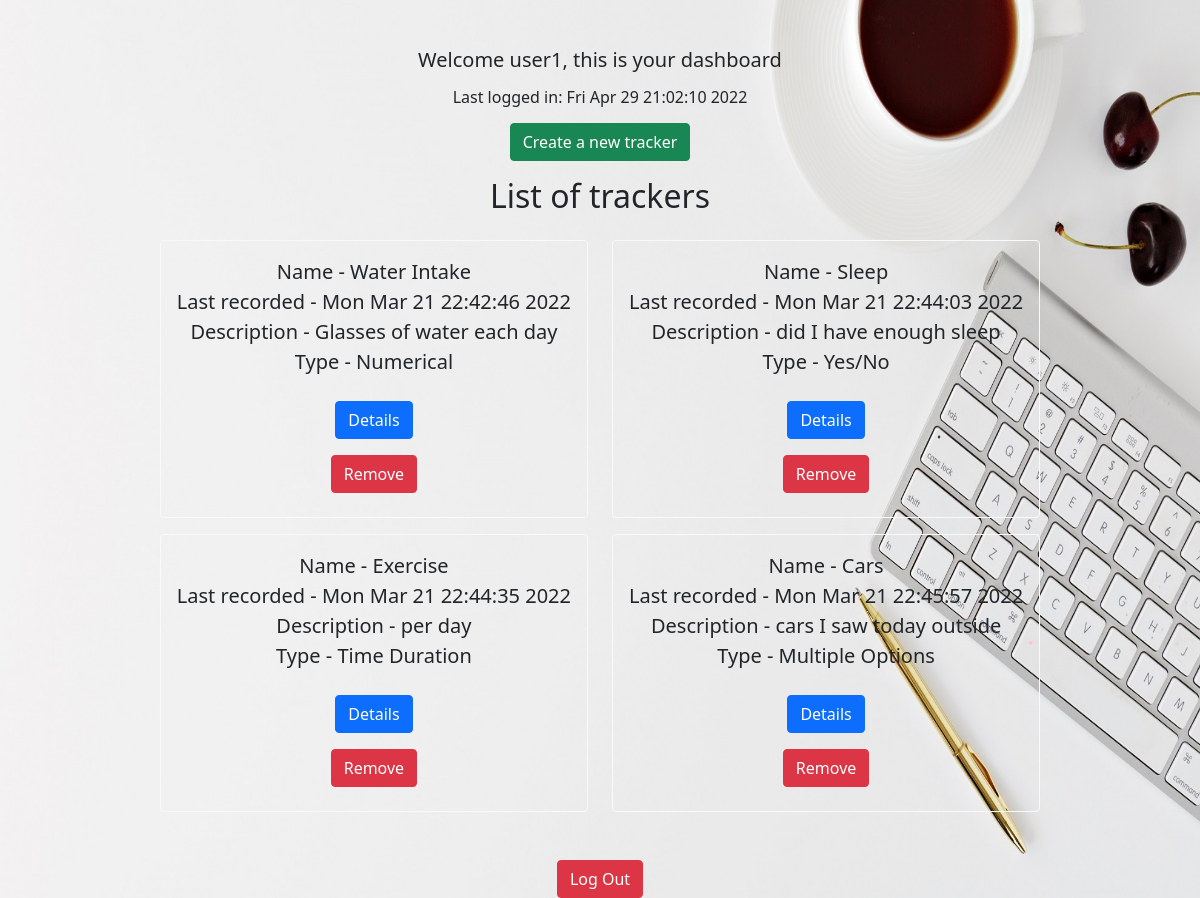
The app's page /dashboard/user1 (signed in), older data.
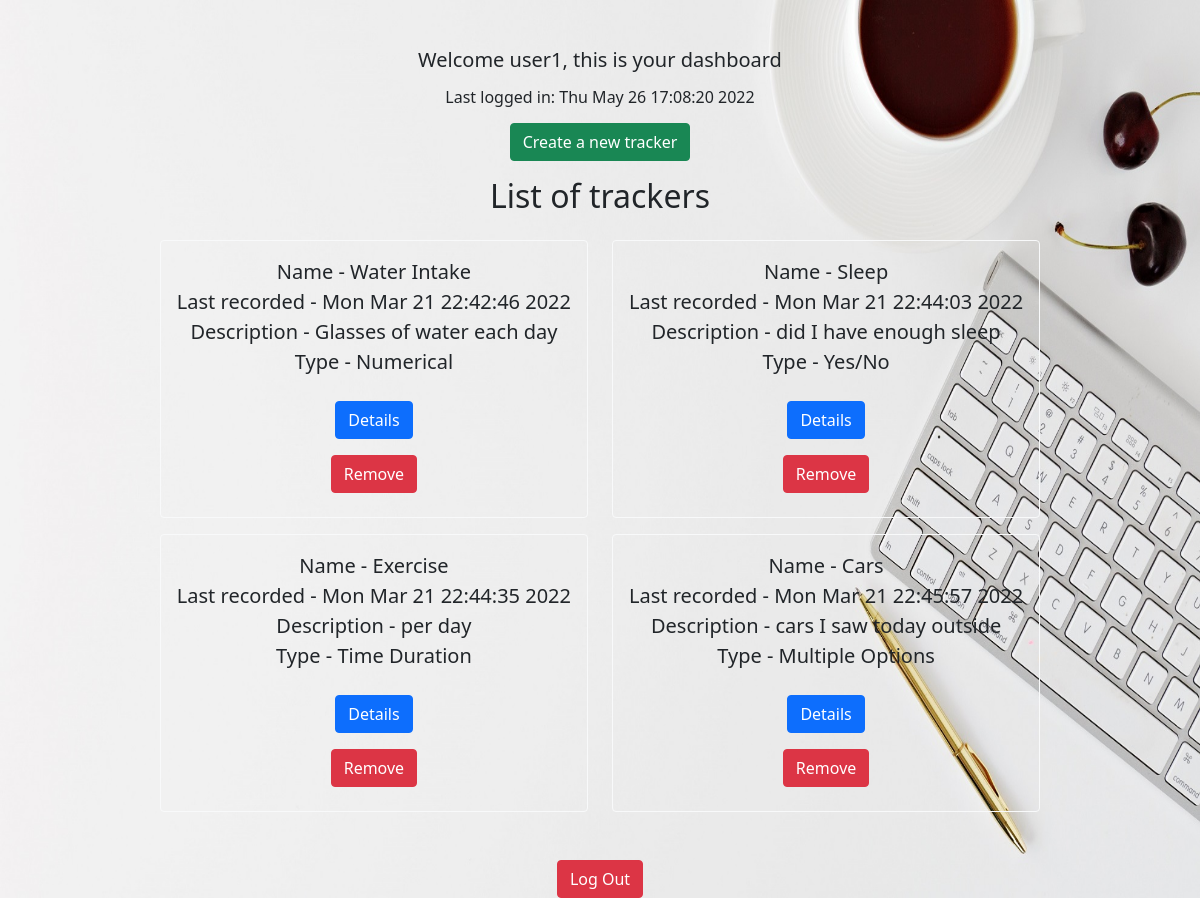
The same page, newer data.
### application/models.py (models this page shows, shortened)
class User(db.Model):
    user_id = db.Column(db.Integer, primary_key=True)
    user_name = db.Column(db.String(80), unique=True, nullable=False)
    password = db.Column(db.String(120), nullable=False)
    last_login_time = db.Column(db.String(100),nullable=False)
    trackers = db.relationship('Tracker', backref='user', lazy=True)

class Tracker(db.Model):
    tracker_id = db.Column(db.Integer, primary_key=True)
    tracker_name = db.Column(db.String(80), nullable=False)
    tracker_description = db.Column(db.String(120), nullable=False)
    tracker_type = db.Column(db.String(50),nullable=False)
    user_defined_options = db.Column(db.String(200))
    tracker_log_time = db.Column(db.String(120), nullable=False)
    user_id = db.Column(db.Integer, db.ForeignKey('user.user_id'),nullable=False)
    tracker_logs = db.relationship('Trackerlogs', backref='tracker', lazy=True)

### application/dashboard.py (the view)
@app.route("/dashboard/<user_name>")
def dashboard(user_name):
    if "user_name" in session:
        current_user = User.query.filter_by(user_name=user_name).first()
        last_login_time = current_user.last_login_time
        user_id = current_user.user_id
        user_trackers = Tracker.query.filter_by(user_id=user_id).all()
        return render_template("dashboard.html",user_name=user_name,title="Dashboard",last_login_time=last_login_time,usertrackers=user_trackers)
    else:
        return redirect("/")

### templates/dashboard.html
{% extends 'layout.html' %} {% block body %}
<div class="row mt-5 justify-content-center">
    <div class="col-auto h5">
        Welcome {{user_name}}, this is your dashboard
    </div>
</div>
<div class="row mt-2 justify-content-center">
    <div class="col-auto h6">
        Last logged in: {{last_login_time}} <br>
    </div>
</div>
<div class="row mt-2 justify-content-center">
    <div class="col-auto">
        <a class="btn btn-success" href="/tracker/{{user_name}}">Create a new tracker</a>
    </div>
</div>
<div class="row mt-3 justify-content-center">
    <div class="col-auto">
        <h2 class="h2">List of trackers</h2>
    </div>
</div>
<div class="row justify-content-center">
    {% for tracker in usertrackers %}
    <div class="col-auto mr-3 mt-3 d-flex justify-content-center">
        <div class="row justify-content-center text-center">
            <div class="col-auto">
                <div class="p-3 border-light border rounded">
                    Name - {{tracker["tracker_name"]}} <br>
                    Last recorded - {{tracker["tracker_log_time"]}} <br>
                    Description - {{tracker["tracker_description"]}} <br>
                    {% if tracker["tracker_type"] == "numerical_tracker"%}Type - Numerical{% endif %}
                    {% if tracker["tracker_type"] == "boolean_tracker"%}Type - Yes/No{% endif %}
                    {% if tracker["tracker_type"] == "mo_tracker"%}Type - Multiple Options{% endif %}
                    {% if tracker["tracker_type"] == "time_tracker"%}Type - Time Duration{% endif %} <br>
                    <a class="btn btn-primary mt-4 mb-2" href='/trackerdetails/{{tracker["tracker_id"]}}'>Details</a>
                    <br>
                    <a class="btn btn-danger mt-2 mb-2" href='/deletetracker/{{tracker["tracker_id"]}}'>Remove</a> <br>
                </div>
            </div>
        </div>
    </div>
    {% endfor %}
</div>
<div class="row justify-content-center">
    <div class="col-auto">
        <a class="btn btn-danger mt-5" href="/logout//{{user_name}}">Log Out</a>
    </div>
</div>
{% endblock %}

### templates/layout.html (shortened to what this page needs)
<!DOCTYPE html>
<html lang="en">
<head>
    <link href="https://cdn.jsdelivr.net/npm/bootstrap@5.1.3/dist/css/bootstrap.min.css" rel="stylesheet">
    <link rel="stylesheet" href="../static/styles.css">
    <link rel="stylesheet" href="https://cdnjs.cloudflare.com/ajax/libs/font-awesome/4.7.0/css/font-awesome.min.css">
</head>
<body class="fs-5 bgImage">
    {% block body %}{% endblock %}
</body>
</html>

### static/styles.css (style rules this page uses)
.bgImage { background-image:url('../static/laptop table.jpg'); background-repeat: no-repeat; background-attachment: fixed; background-size: 100% 100%; }

Row changes from the older to the newer data that the page shows:
changed User "user1": last_login_time "Fri Apr 29 21:02:10 2022" → "Thu May 26 17:08:20 2022"
